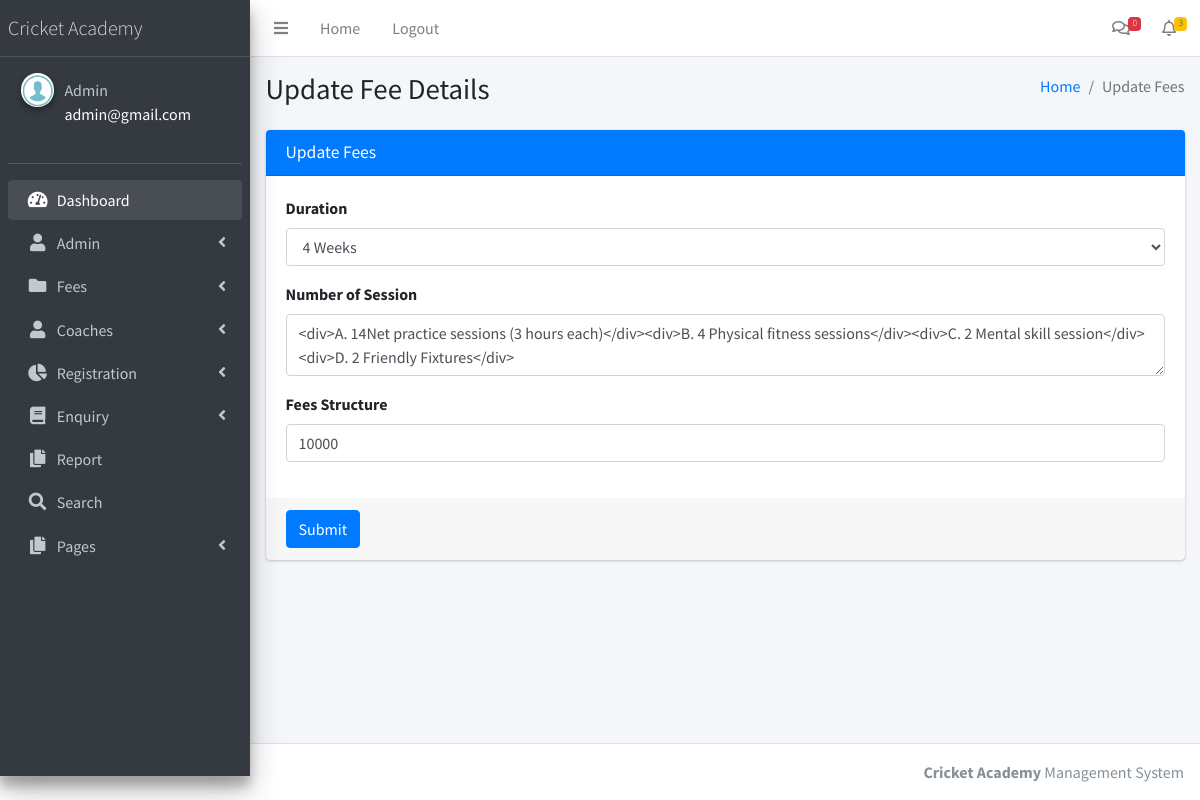
/cricketams/admin/edit-fees.php?editid=2 (signed in), run on the app's committed database.
### tables this page shows
CREATE TABLE `tblfees` (
  `ID` int(10) NOT NULL,
  `Duration` varchar(250) DEFAULT NULL,
  `NumberofSession` mediumtext DEFAULT NULL,
  `Fees` decimal(10,0) DEFAULT NULL,
  `CreationDate` timestamp NULL DEFAULT current_timestamp()
);

### cricketams/admin/edit-fees.php (the view, shortened to what this page needs)
<?php
include('includes/dbconnection.php');
if (strlen($_SESSION['aid']==0)) {
  header('location:logout.php');
  } else{
  ?>
<!DOCTYPE html>
<html>
<head>
  <link rel="stylesheet" href="plugins/fontawesome-free/css/all.min.css">
  <link rel="stylesheet" href="https://code.ionicframework.com/ionicons/2.0.1/css/ionicons.min.css">
  <link rel="stylesheet" href="dist/css/adminlte.min.css">
</head>
<body class="hold-transition sidebar-mini">
<div class="wrapper">
 <?php include_once('includes/header.php');?>
  <?php include_once('includes/sidebar.php');?>
  <div class="content-wrapper">
    <section class="content-header">
      <div class="container-fluid">
        <div class="row mb-2">
          <div class="col-sm-6">
            <h1>Update Fee Details</h1>
          </div>
          <div class="col-sm-6">
            <ol class="breadcrumb float-sm-right">
              <li class="breadcrumb-item"><a href="dashboard.php">Home</a></li>
              <li class="breadcrumb-item active">Update Fees</li>
            </ol>
          </div>
        </div>
      </div>
    </section>
    <section class="content">
      <div class="container-fluid">
        <div class="row">
          <div class="col-md-12">
            <div class="card card-primary">
              <div class="card-header">
                <h3 class="card-title">Update Fees</h3>
              </div>
              <form role="form" method="post" enctype="multipart/form-data">
               <?php
$eid=$_GET['editid'];
$sql="SELECT * from  tblfees where ID=$eid";
$query = $dbh -> prepare($sql);
$query->execute();
$results=$query->fetchAll(PDO::FETCH_OBJ);
$cnt=1;
if($query->rowCount() > 0)
{
foreach($results as $row)
{               ?>
                <div class="card-body">
                  <div class="form-group">
                    <label for="exampleInputPassword1">Duration</label>
                  <select class="form-control" name="duration" value="" required='true'>
                    <option value="<?php  echo $row->Duration;?>"><?php  echo $row->Duration;?></option>
                  </select>
                  </div>
                 <div class="form-group">
                    <label for="exampleInputPassword1">Number of Session</label>
                 <textarea class="form-control" name="numofsession" id="numofsession"><?php  echo $row->NumberofSession;?></textarea>
                  </div>
                  <div class="form-group">
                    <label for="exampleInputPassword1">Fees Structure</label>
                  <input type="text" class="form-control" name="fees" value="<?php  echo $row->Fees;?>" required='true'>
                  </div>
                </div>
<?php $cnt=$cnt+1;}} ?>
                <div class="card-footer">
                  <button type="submit" class="btn btn-primary" name="submit">Submit</button>
                </div>
              </form>
            </div>
          </div>
        </div>
      </div>
    </section>
  </div>
  <?php include_once('includes/footer.php');?>
</div>
</body>
</html><?php }  ?>

### cricketams/admin/includes/sidebar.php (shortened to what this page needs)
  <aside class="main-sidebar sidebar-dark-primary elevation-4">
    <a href="dashboard.php" class="brand-link">
      <span class="brand-text font-weight-light">Cricket Academy</span>
    </a>
    <div class="sidebar">
      <div class="user-panel mt-3 pb-3 mb-3 d-flex">
        <div class="image">
          <img src="dist/img/images.png" class="img-circle elevation-2" alt="User Image">
        </div>
        <div class="info">
          <?php
$aid=$_SESSION['aid'];
$sql="SELECT AdminName,Email from  tbladmin where ID=:aid";
$query = $dbh -> prepare($sql);
$query->bindParam(':aid',$aid,PDO::PARAM_STR);
$query->execute();
$results=$query->fetchAll(PDO::FETCH_OBJ);
$cnt=1;
if($query->rowCount() > 0)
{
foreach($results as $row)
{               ?>
          <a href="admin-profile.php" class="d-block"><?php  echo $row->AdminName;?></a>
          <p style="color: white"><?php  echo $row->Email;?><?php $cnt=$cnt+1;}} ?></p>
        </div>
      </div>
      <nav class="mt-2">
        <ul class="nav nav-pills nav-sidebar flex-column" data-widget="treeview" role="menu" data-accordion="false">
          <li class="nav-item has-treeview menu-open">
            <a href="dashboard.php" class="nav-link">
              <i class="nav-icon fas fa-tachometer-alt"></i>
              <p>
                Dashboard
              </p>
            </a>
          </li>
               <li class="nav-item has-treeview">
            <a href="#" class="nav-link">
              <i class="nav-icon fas fa-user"></i>
              <p>
                Admin
                <i class="right fas fa-angle-left"></i>
              </p>
            </a>
          </li>
           <li class="nav-item has-treeview">
            <a href="#" class="nav-link">
              <i class="nav-icon fas fa-folder"></i>
              <p>
                Fees
                <i class="fas fa-angle-left right"></i>
              </p>
            </a>
          </li>
          <li class="nav-item has-treeview">
            <a href="#" class="nav-link">
              <i class="nav-icon fas fa-user"></i>
              <p>
                Coaches
                <i class="fas fa-angle-left right"></i>
              </p>
            </a>
          </li>
          <li class="nav-item has-treeview">
            <a href="#" class="nav-link">
              <i class="nav-icon fas fa-chart-pie"></i>
              <p>
                Registration
                <i class="right fas fa-angle-left"></i>
              </p>
            </a>
          </li>
          <li class="nav-item has-treeview">
            <a href="#" class="nav-link">
             <i class="nav-icon fas fa-book"></i>
              <p>
                Enquiry
                <i class="fas fa-angle-left right"></i>
              </p>
            </a>
          </li>
          <li class="nav-item has-treeview">
            <a href="between-dates-report.php" class="nav-link">
              <i class="nav-icon fas fa-copy"></i>
              <p>
                Report
              </p>
            </a>
          </li>
          <li class="nav-item has-treeview">
            <a href="search.php" class="nav-link">
              <i class="nav-icon fas fa-search"></i>
              <p>
              Search
              </p>
            </a>
          </li>
        <li class="nav-item has-treeview">
            <a href="#" class="nav-link">
              <i class="nav-icon fas fa-copy"></i>
              <p>
                Pages
                <i class="fas fa-angle-left right"></i>
              </p>
            </a>
          </li>
        </ul>
      </nav>
    </div>
  </aside>

### data on the page
tblfees: duration "4 Weeks", numofsession "<div>A. 14Net practice sessions (3 hours each)</div><div>B. 4 Physical fitness sessions</div><div>C. 2 Mental skill session</div><div>D. 2 Friendly Fixtures</div>", fees "10000"

### other printed values
$newenq "0"
$newreg "3"
$row->AdminName "Admin"
$row->Email "admin@gmail.com"
